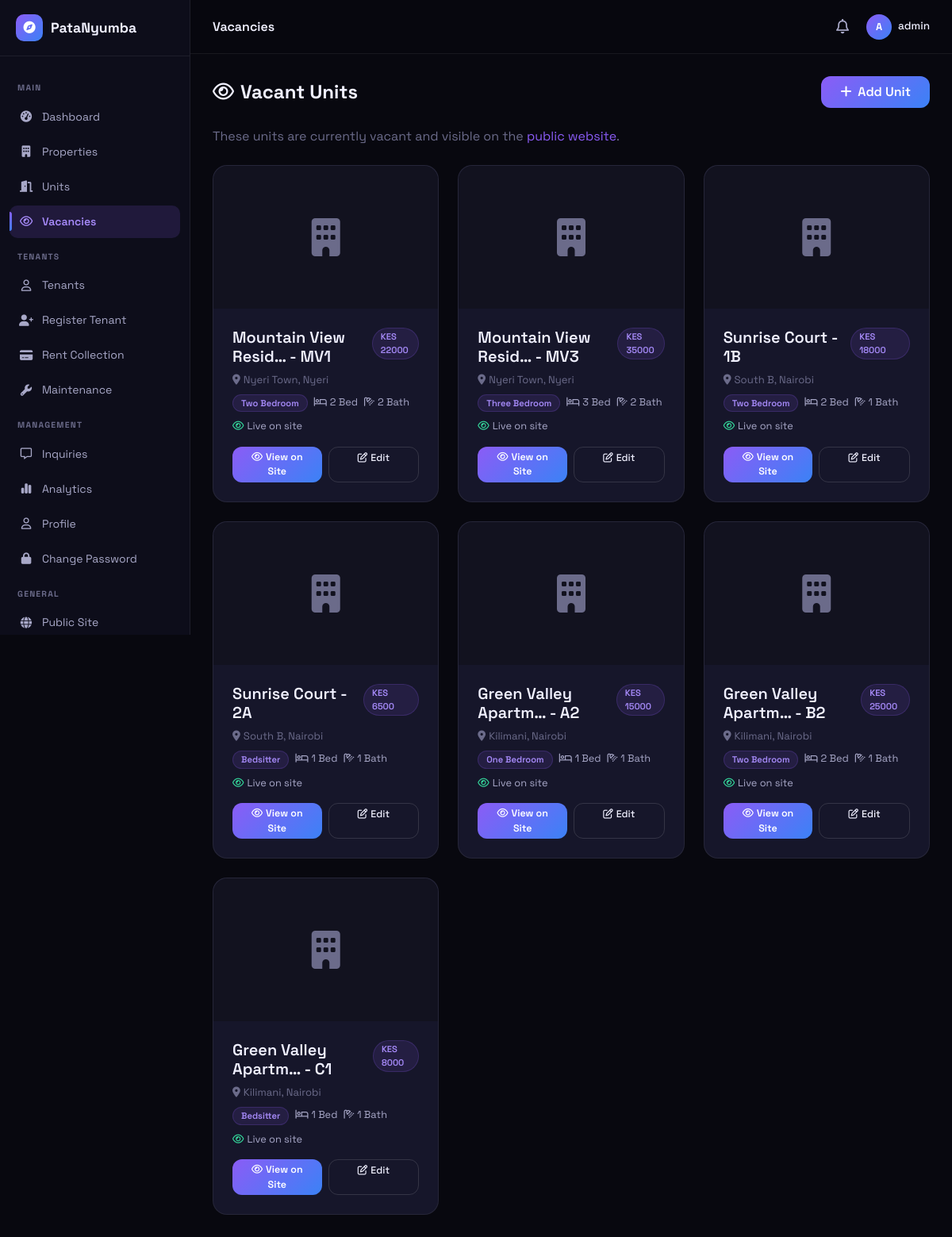
/units/vacancies/ (signed in), run on the app's committed database.
### units/models.py (models this page shows, shortened)
class Unit(models.Model):
    HOUSE_TYPES = (
        ('bedsitter', 'Bedsitter'),
        ('one_bedroom', 'One Bedroom'),
        ('two_bedroom', 'Two Bedroom'),
        ('three_bedroom', 'Three Bedroom'),
        ('four_bedroom', 'Four Bedroom'),
        ('studio', 'Studio'),
    )
    STATUS_CHOICES = (
        ('vacant', 'Vacant'),
        ('occupied', 'Occupied'),
    )
    property = models.ForeignKey('properties.Property', on_delete=models.CASCADE, related_name='units')
    unit_number = models.CharField(max_length=50)
    house_type = models.CharField(max_length=20, choices=HOUSE_TYPES)
    bedrooms = models.IntegerField(default=1)
    bathrooms = models.IntegerField(default=1)
    monthly_rent = models.DecimalField(max_digits=10, decimal_places=2)
    deposit = models.DecimalField(max_digits=10, decimal_places=2, null=True, blank=True)
    floor = models.IntegerField(default=1)
    description = models.TextField(blank=True)
    status = models.CharField(max_length=20, choices=STATUS_CHOICES, default='vacant')
    available_from = models.DateField(null=True, blank=True)
    image = models.ImageField(upload_to='unit_images/', blank=True)
    image_2 = models.ImageField(upload_to='unit_images/', blank=True)
    image_3 = models.ImageField(upload_to='unit_images/', blank=True)
    created_at = models.DateTimeField(auto_now_add=True)
    updated_at = models.DateTimeField(auto_now=True)
    class Meta:
        ordering = ['property', 'unit_number']

### properties/models.py (models this page shows, shortened)
class Property(models.Model):
    owner = models.ForeignKey(User, on_delete=models.CASCADE, related_name='properties')
    name = models.CharField(max_length=200)
    description = models.TextField()
    county = models.CharField(max_length=100)
    town = models.CharField(max_length=100)
    estate = models.CharField(max_length=200, blank=True)
    address = models.CharField(max_length=255, blank=True)
    latitude = models.DecimalField(max_digits=9, decimal_places=6, null=True, blank=True)
    longitude = models.DecimalField(max_digits=9, decimal_places=6, null=True, blank=True)
    image = models.ImageField(upload_to='properties/', blank=True, null=True)
    created_at = models.DateTimeField(auto_now_add=True)
    updated_at = models.DateTimeField(auto_now=True)
    class Meta:
        verbose_name_plural = 'properties'
        ordering = ['-created_at']

### units/views.py (the view)
# urls.py: path('vacancies/', views.vacancies, name='vacancies'),
@login_required
def vacancies(request):
    units = Unit.objects.filter(property__owner=request.user, status='vacant').select_related('property')
    return render(request, 'units/vacancies.html', {'units': units, 'active_tab': 'vacancies'})

### dashboard/context_processors.py (called while the page is built)
def unread_inquiries(request):
    if request.user.is_authenticated and request.user.profile.role == 'landlord':
        count = Inquiry.objects.filter(unit__property__owner=request.user, is_read=False).count()
        recent = Inquiry.objects.filter(unit__property__owner=request.user, is_read=False).select_related('unit', 'unit__property').order_by('-created_at')[:5]
        return {'unread_count': count, 'recent_inquiries': recent}
    return {'unread_count': 0, 'recent_inquiries': []}

### templates/units/vacancies.html (shortened to what this page needs)
{% extends 'dashboard/base_dashboard.html' %}
{% block db_title %}Vacancies{% endblock %}
{% block dashboard_content %}
<div class="d-flex justify-content-between align-items-center mb-4">
    <h4 class="fw-bold mb-0"><i class="fa-regular fa-eye me-2"></i>Vacant Units</h4>
    <a href="{% url 'units:create' %}" class="bgrd btn px-4 py-2"><i class="fa-solid fa-plus me-1"></i> Add Unit</a>
</div>
<p style="color:var(--tx3);margin-bottom:24px">These units are currently vacant and visible on the <a href="{% url 'website:browse' %}" style="color:var(--pur)">public website</a>.</p>
{% if units %}
<div class="row g-4">
    {% for unit in units %}
    <div class="col-md-6 col-lg-4">
        <div class="gc h-100">
            {% if unit.image %}
            <img src="{{ unit.image.url }}" alt="{{ unit.unit_number }}" style="height:180px;object-fit:cover;border-radius:18px 18px 0 0;width:100%">
            {% else %}
            <div style="height:180px;display:flex;align-items:center;justify-content:center;background:var(--bg3);border-radius:18px 18px 0 0"><i class="fa-solid fa-building" style="font-size:3rem;color:var(--tx3)"></i></div>
            {% endif %}
            <div class="p-4">
                <div class="d-flex justify-content-between align-items-start mb-2">
                    <h5 class="fw-semibold mb-0" style="color:var(--tx)">{{ unit.property.name|truncatechars:20 }} - {{ unit.unit_number }}</h5>
                    <span class="ftag mt-0">KES {{ unit.monthly_rent|floatformat:0 }}</span>
                </div>
                <p style="font-size:.82rem;color:var(--tx3);margin-bottom:8px"><i class="fa-solid fa-location-dot me-1"></i>{{ unit.property.town }}, {{ unit.property.county }}</p>
                <div class="d-flex gap-2 flex-wrap mb-3" style="font-size:.8rem;color:var(--tx2)">
                    <span class="ftag mt-0">{{ unit.get_house_type_display }}</span>
                    <span><i class="fa-regular fa-bed me-1"></i>{{ unit.bedrooms }} Bed</span>
                    <span><i class="fa-regular fa-shower me-1"></i>{{ unit.bathrooms }} Bath</span>
                    <span><i class="fa-regular fa-eye me-1" style="color:#34d399"></i>Live on site</span>
                </div>
                <div class="d-flex gap-2">
                    <a href="{% url 'website:house_detail' unit.pk %}" class="bgrd btn py-1 px-3" style="font-size:.78rem;flex:1"><i class="fa-regular fa-eye me-1"></i>View on Site</a>
                    <a href="{% url 'units:update' unit.pk %}" class="boc btn py-1 px-3" style="font-size:.78rem;flex:1"><i class="fa-regular fa-pen-to-square me-1"></i>Edit</a>
                </div>
            </div>
        </div>
    </div>
    {% endfor %}
</div>
{% endif %}
{% endblock %}

### templates/dashboard/base_dashboard.html (shortened to what this page needs)
<!DOCTYPE html>
<html lang="en" id="htmlRoot">
<head>
    <link href="/static/css/bootstrap.min.css" rel="stylesheet">
    <link href="/static/css/all.min.css" rel="stylesheet">
    <link href="/static/css/style.css" rel="stylesheet">
</head>
<body>
    <div class="db-sidebar" id="dbSidebar">
        <div class="db-logo">
            <div class="logo-i"><i class="fa-solid fa-compass"></i></div>
            <span>PataNyumba</span>
        </div>
        <div class="db-nav">
            <div class="db-nav-section">Main</div>
            <a href="{% url 'dashboard:overview' %}" class="db-nl {% if active_tab == 'overview' %}active{% endif %}"><i class="fa-solid fa-gauge-high"></i> Dashboard</a>
            <a href="{% url 'properties:list' %}" class="db-nl {% if active_tab == 'properties' %}active{% endif %}"><i class="fa-solid fa-building"></i> Properties</a>
            <a href="{% url 'units:list' %}" class="db-nl {% if active_tab == 'units' %}active{% endif %}"><i class="fa-solid fa-door-open"></i> Units</a>
            <a href="{% url 'units:vacancies' %}" class="db-nl {% if active_tab == 'vacancies' %}active{% endif %}"><i class="fa-regular fa-eye"></i> Vacancies</a>
            <div class="db-nav-section">Tenants</div>
            <a href="{% url 'tenants:list' %}" class="db-nl {% if active_tab == 'tenants' %}active{% endif %}"><i class="fa-regular fa-user"></i> Tenants</a>
            <a href="{% url 'tenants:register' %}" class="db-nl"><i class="fa-solid fa-user-plus"></i> Register Tenant</a>
            <a href="{% url 'tenants:rent_collection' %}" class="db-nl {% if active_tab == 'rent' %}active{% endif %}"><i class="fa-solid fa-credit-card"></i> Rent Collection</a>
            <a href="{% url 'tenants:maintenance_list' %}" class="db-nl {% if active_tab == 'maintenance' %}active{% endif %}"><i class="fa-solid fa-wrench"></i> Maintenance</a>
            <div class="db-nav-section">Management</div>
            <a href="{% url 'dashboard:inquiries' %}" class="db-nl "><i class="fa-regular fa-message"></i> Inquiries </a>
            <a href="{% url 'dashboard:overview' %}" class="db-nl"><i class="fa-solid fa-chart-simple"></i> Analytics</a>
            <a href="{% url 'accounts:profile' %}" class="db-nl {% if active_tab == 'profile' %}active{% endif %}"><i class="fa-regular fa-user"></i> Profile</a>
            <a href="{% url 'accounts:change_password' %}" class="db-nl"><i class="fa-solid fa-lock"></i> Change Password</a>
            <div class="db-nav-section">General</div>
            <a href="{% url 'website:home' %}" class="db-nl"><i class="fa-solid fa-globe"></i> Public Site</a>
        </div>
    </div>
    <div class="db-top">
        <div style="font-weight:600">{% block db_title %}Dashboard{% endblock %}</div>
        <div class="ms-auto d-flex align-items-center gap-3">
            <div style="position:relative;display:inline-block">
                <button onclick="toggleDrop('notifDrop')" style="background:none;border:none;color:var(--tx2);font-size:1.15rem;cursor:pointer;padding:6px;display:flex;align-items:center;border-radius:50px;transition:background .2s" onmouseenter="this.style.background='var(--bd)'" onmouseleave="this.style.background='transparent'">
                    <i class="fa-regular fa-bell"></i>
                </button>
            </div>
            <div style="position:relative;display:inline-block">
                <button onclick="toggleDrop('userDrop')" style="background:none;border:none;padding:0;cursor:pointer;display:flex;align-items:center;gap:8px">
                    <div class="db-avatar">{{ user.username|first|upper }}</div>
                    <span style="font-size:.85rem;font-weight:500;color:var(--tx);cursor:pointer">{{ user.username }}</span>
                </button>
            </div>
        </div>
    </div>
    <div class="db-main">
        <div class="db-content">
            {% block dashboard_content %}{% endblock %}
        </div>
    </div>
</body>
</html>

### static/css/style.css (style rules this page uses)
:root { --bg: #08080f; --bg2: #0d0d1a; --bg3: #12121f; --sf: #16162a; --bd: rgba(255, 255, 255, 0.07); --bd2: rgba(255, 255, 255, 0.13); --tx: #f0f0ff; --tx2: #a8a8c8; --tx3: #6b6b8a; --pur: #8b5cf6; --blu: #3b82f6; --grad: linear-gradient(135deg, #8b5cf6, #3b82f6); --nav: 68px; --dsb: 240px; }
*, *::before, *::after { box-sizing: border-box; }
html { scroll-behavior: smooth; }
body { font-family: "Space Grotesk", sans-serif; background: var(--bg); color: var(--tx); overflow-x: hidden; transition: background 0.3s, color 0.3s; }
a { text-decoration: none; color: inherit; }
.gc { background: var(--sf); border: 1px solid var(--bd); border-radius: 18px; transition: 0.3s; }
.bgrd { background: var(--grad); border: none; color: #fff; font-family: "Space Grotesk", sans-serif; font-weight: 600; border-radius: 12px; transition: 0.25s; cursor: pointer; }
.boc { background: transparent; border: 1px solid var(--bd2); color: var(--tx); font-family: "Space Grotesk", sans-serif; font-weight: 500; border-radius: 12px; transition: 0.25s; cursor: pointer; }
.logo-i { width: 34px; height: 34px; background: var(--grad); border-radius: 10px; display: flex; align-items: center; justify-content: center; color: #fff; font-size: 0.95rem; flex-shrink: 0; }
.ftag { display: inline-block; margin-top: 10px; padding: 2px 10px; border-radius: 100px; font-size: 0.7rem; font-weight: 600; background: rgba(139, 92, 246, 0.12); color: #a78bfa; border: 1px solid rgba(139, 92, 246, 0.2); }
.db-top { position: fixed; top: 0; left: var(--dsb); right: 0; height: var(--nav); background: rgba(8, 8, 15, 0.85); backdrop-filter: blur(20px); border-bottom: 1px solid var(--bd); z-index: 900; display: flex; align-items: center; padding: 0 28px; gap: 16px; transition: left 0.3s; }
.db-avatar { width: 32px; height: 32px; border-radius: 50%; background: var(--grad); display: flex; align-items: center; justify-content: center; color: #fff; font-size: 0.8rem; font-weight: 700; flex-shrink: 0; }
.db-sidebar { position: fixed; top: 0; left: 0; width: var(--dsb); height: 100vh; background: var(--bg2); border-right: 1px solid var(--bd); z-index: 950; display: flex; flex-direction: column; overflow: hidden; transition: 0.3s; }
.db-logo { padding: 18px 20px; border-bottom: 1px solid var(--bd); display: flex; align-items: center; gap: 10px; font-size: 1.1rem; font-weight: 700; color: var(--tx); }
.db-nav { flex: 1; padding: 16px 12px; overflow-y: auto; }
.db-nav-section { font-size: 0.65rem; font-weight: 700; text-transform: uppercase; letter-spacing: 0.12em; color: var(--tx3); padding: 0 10px; margin: 16px 0 8px; }
.db-nl { display: flex; align-items: center; gap: 11px; padding: 10px 12px; border-radius: 10px; font-size: 0.875rem; color: var(--tx2); margin-bottom: 3px; cursor: pointer; border: none; width: 100%; background: transparent; font-family: "Space Grotesk", sans-serif; text-align: left; transition: 0.2s; position: relative; }
.db-nl i { width: 18px; text-align: center; font-size: 0.9rem; }
.db-nl.active { background: rgba(139, 92, 246, 0.15); color: #a78bfa; font-weight: 600; }
.db-nl.active::before { content: ""; position: absolute; left: 0; top: 20%; bottom: 20%; width: 3px; background: var(--grad); border-radius: 0 3px 3px 0; }
.db-main { margin-left: var(--dsb); padding-top: var(--nav); min-height: 100vh; }
.db-content { padding: 28px; }

### data on the page
Unit: property.name "Mountain View Resid…", unit_number "MV1", monthly_rent "22000", property.town "Nyeri Town", property.county "Nyeri", house_type "Two Bedroom", bedrooms "2", bathrooms "2"
Unit: property.name "Mountain View Resid…", unit_number "MV3", monthly_rent "35000", property.town "Nyeri Town", property.county "Nyeri", house_type "Three Bedroom", bedrooms "3", bathrooms "2"
Unit: property.name "Sunrise Court", unit_number "1B", monthly_rent "18000", property.town "South B", property.county "Nairobi", house_type "Two Bedroom", bedrooms "2", bathrooms "1"
Unit: property.name "Sunrise Court", unit_number "2A", monthly_rent "6500", property.town "South B", property.county "Nairobi", house_type "Bedsitter", bedrooms "1", bathrooms "1"
Unit: property.name "Green Valley Apartm…", unit_number "A2", monthly_rent "15000", property.town "Kilimani", property.county "Nairobi", house_type "One Bedroom", bedrooms "1", bathrooms "1"
Unit: property.name "Green Valley Apartm…", unit_number "B2", monthly_rent "25000", property.town "Kilimani", property.county "Nairobi", house_type "Two Bedroom", bedrooms "2", bathrooms "1"
Unit: property.name "Green Valley Apartm…", unit_number "C1", monthly_rent "8000", property.town "Kilimani", property.county "Nairobi", house_type "Bedsitter", bedrooms "1", bathrooms "1"

### other printed values
{{ user.username|first|upper }} "A"
{{ user.username }} "admin"
